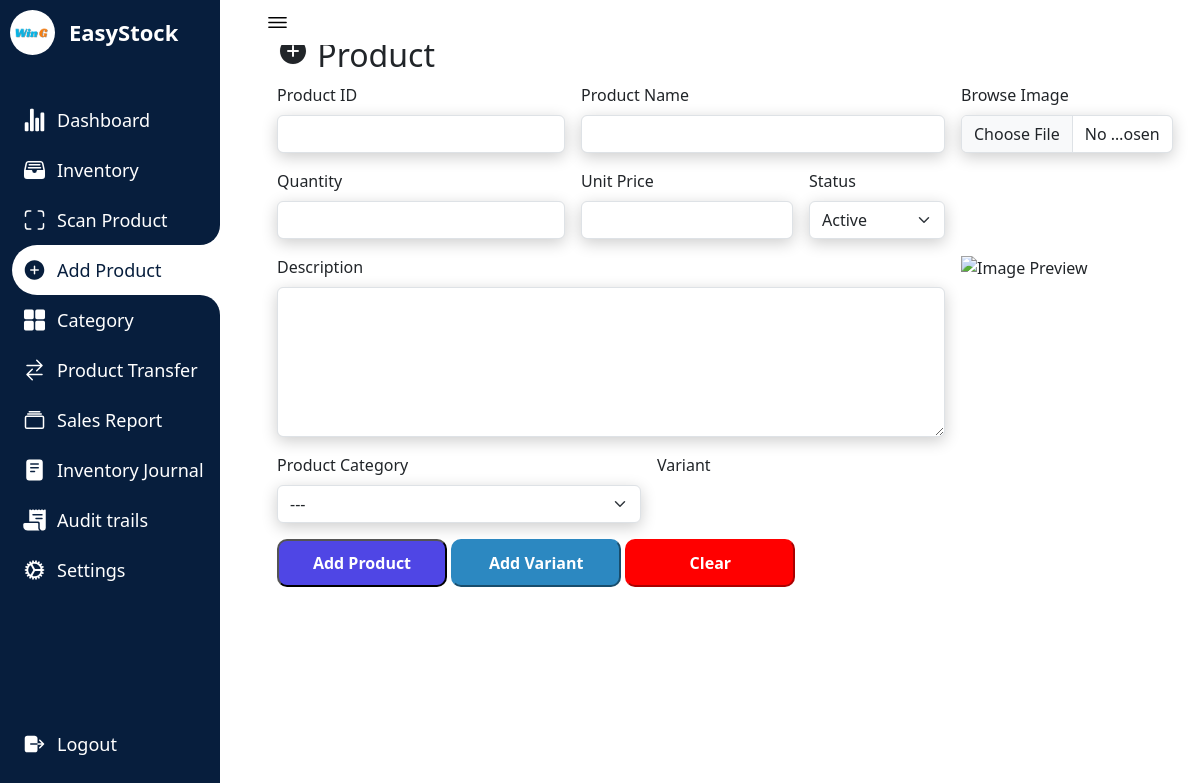
Screenshot of /Product.php (signed in) with the database file from the repository.
### tables this page shows
CREATE TABLE `companyprofile` (
  `id` int(11) NOT NULL,
  `name` varchar(250) NOT NULL,
  `profilepicture` varchar(1000) DEFAULT NULL
);

### Product.php (the view, shortened to what this page needs)
<?php
require_once "config.php";
$companyId = 1;
$query = "SELECT * FROM companyprofile WHERE id = ?";
$stmt = mysqli_prepare($conn, $query);
mysqli_stmt_bind_param($stmt, "i", $companyId);
mysqli_stmt_execute($stmt);
$result = mysqli_stmt_get_result($stmt);
$companyProfile = mysqli_fetch_assoc($result);
$companyProfileImagePath = $companyProfile['profilepicture'];
$companyName = $companyProfile['name'];
?>
<!DOCTYPE html>
<html lang="en">
<head>
    <link rel="stylesheet" href="testin3.css">
    <link href="https://cdn.jsdelivr.net/npm/bootstrap@5.3.1/dist/css/bootstrap.min.css" rel="stylesheet">
    <link href="https://cdn.jsdelivr.net/npm/bootstrap-icons@1.15.0/font/bootstrap-icons.css" rel="stylesheet">
</head>
<body>
<nav>
<div class="logo">
<div class="logo-image">
    <?php
    if (!empty($companyProfileImagePath)) {
        echo '<img src="' . $companyProfileImagePath . '" alt="Company Logo" class="logoimage">';
    } else {
        echo '<img src="path/to/placeholder/image.jpg" alt="No Image" style="">';
    }
    ?>
</div>
    <div class="logo-name">
    <?php echo $companyName; ?>
    </div>
</div>
        <div class="menu-items">
            <ul class="navLinks">
            <li class="navList">
    <a href="Dashboard.php">
    <ion-icon name="stats-chart"></ion-icon>
        <span class="links">Dashboard</span>
    </a>
</li>
<li class="navList">
    <a href="Inventory.php">
        <ion-icon name="file-tray-full"></ion-icon>
        <span class="links">Inventory</span>
    </a>
</li>
<li class="navList">
    <a href="pro1.php">
        <ion-icon name="scan-outline"></ion-icon>
        <span class="links">Scan Product</span>
    </a>
</li>
<li class="navList active">
    <a href="Product.php">
        <ion-icon name="add-circle"></ion-icon>
        <span class="links">Add Product</span>
    </a>
</li>
    <li class="navList">
        <a href="Category.php">
            <ion-icon name="grid"></ion-icon>
            <span class="links">Category</span>
        </a>
    </li>
    <li class="navList">
        <a href="Order.php">
        <ion-icon name="swap-horizontal"></ion-icon>
            <span class="links">Product Transfer</span>
        </a>
    </li>
    <li class="navList">
        <a href="Order.php">
        <ion-icon name="albums-outline"></ion-icon>
            <span class="links">Sales Report</span>
        </a>
    </li>
    <?php if (isset($_SESSION['role']) && $_SESSION['role'] === 'admin'): ?>
    <li class="navList">
        <a href="Reports.php">
            <ion-icon name="reader"></ion-icon>
            <span class="links">Inventory Journal</span>
        </a>
    </li>
    <li class="navList">
        <a href="audittrails.php">
        <ion-icon name="receipt"></ion-icon>
            <span class="links">Audit trails</span>
        </a>
    </li>
    <li class="navList">
        <a href="Settings.php">
            <ion-icon name="cog"></ion-icon>
            <span class="links">Settings</span>
        </a>
    </li>
<?php endif; ?>
            </ul>
            <ul class="bottom-link">
                <li>
                <a href="logout.php">
                    <ion-icon name="log-out"></ion-icon>
                    <span class="links">Logout</span>
                </a>
                </li>
        </div>
    </nav>
    <section class="dashboard">
        <div class="top">
            <ion-icon class="navToggle" name="menu-outline"></ion-icon>
        </div>
        <div class="content-wrapper">
        <div class="container">
            <div class="row">
                <div class="col-lg-12 col-offset-2">
                    <div class="page-header">
                        <h2><ion-icon name="add-circle"></ion-icon> Product</h2>
                    <form class="row g-3" method="POST" enctype="multipart/form-data" id="productForm">
    <div class="col-md-4">
        <div style="display:flex;">
        <label for="product_id" class="form-label">Product ID</label>
        </div>
        <input type="text" name="product_id" id="product_id" class="form-control" required="" maxlength="8" >
    </div>
    <div class="col-md-5">
    <div style="display:flex;">
        <label for="product_name" class="form-label">Product Name</label>
        </div>
        <input type="text" name="product_name" id="product_name" class="form-control" required="" placeholder="" maxlength="28">
    </div>
    <div class="col-md-3">
        <label for="image" class="form-label">Browse Image</label>
        <input type="file" name="image" class="form-control" onchange="previewImage(event)" required="" accept="image/*" />
    </div>
    <div class="col-md-4">
    <div style="display:flex;">
        <label for="quantity" class="form-label">Quantity</label>
        </div>
        <input type="number" name="quantity" id="quantity" class="form-control" required="" placeholder="">
    </div>
    <div class="col-md-3">
    <div style="display:flex;">
        <label for="unit_price" class="form-label">Unit Price</label>
        </div>
        <input type="number" name="unit_price" id="unit_price" class="form-control" required="" placeholder="">
    </div>
    <div class="col-md-2">
        <label for="status" class="form-label">Status</label>
        <select name="status" id="status" class="form-select">
            <option selected>Active</option>
        </select>
    </div>
    <div class="col-md-9">
    <div style="display:flex;">
        <label for="description" class="form-label">Description</label>
        </div>
        <textarea name="description" id="description" class="form-control" style="height: 150px" required="" placeholder=""></textarea>
    </div>
    <div class="col-md-3">
        <img id="imagePreview" alt="Image Preview" style="width:300px; height: 183px;">
    </div>
    <div class="col-md-5">
    <div style="display:flex;">
        <label for="product_category" id="productcategory" class="form-label">Product Category</label>
        </div>
        <select name="category" id="category" class="form-select" required="" placeholder="">
        <option value="">---</option>
    </select>
    </div>
     <div class="col-md-4">
        <label for="variant" class="form-label">Variant</label>
    </div>
    <div class="col-md-12">
        <button type="submit" name="addproduct" class="allButton" >
            <b>Add Product</b></button>
            <button type="button" class="allButton" onclick="toggleVariantInput()" style="background-color:#2C88C1; border-color:#2C88C1;">
            <b>Add Variant</b>
        </button>
            <button type="button" class="allButton" onclick="clearForm()" style="background-color:red; border-color:red;">
            <b>Clear</b>
        </button>
    </div>
</form>
                </div>
            </div>
        </div>
</div>
    </section>
</body>
</html>

### testin3.css (style rules this page uses)
* { margin: 0; padding: 0; box-sizing: border-box; }
:root { --primary-color:#071e3d; --nav-color: #071e3d; --dash-color: #fff; --logo-color: #fff; --text-color: #000; --text-color-light: #333; --white: #fff; --border-color: #ccc; --toggle-color: #fff; --title-icon-color: #fff; --time-03: all 0.3s linear; --time-02: all 0.2s linear; }
body { width: 100%; min-height: 100vh; background-color: var(--dash-color); font-family: 'Poppins', sans-serif; }
nav { position: fixed; top: 0; left: 0; height: 100%; width: 220px; background-color: var(--nav-color); padding: 10px 0 10px 10px; transition: var(--time-03); }
nav .logo { display: flex; align-items: center; }
.logoimage { border-radius:50%; }
nav .logo-image { width: 45px; height: 45px; border-radius: 50%; }
nav .logo-image img { width: 45px; height: 45px; object-fit: cover; }
nav .logo .logo-name { font-size: 22px; font-weight: 600; color: var(--logo-color); margin-left: 14px; white-space: nowrap; transition: var(--time-02); }
nav .menu-items { margin-top: 40px; display: flex; flex-direction: column; height: calc(100% - 90px); justify-content: space-between; }
nav .menu-items li { list-style: none; }
nav .menu-items li a { display: flex; align-items: center; margin-left:-30px; height: 50px; text-decoration: none; }
nav .menu-items li.active a { border-top-left-radius: 25px; border-bottom-left-radius: 25px; position: relative; }
nav .menu-items li a ion-icon { color: var(--white); font-size: 24px; min-width: 45px; }
nav .menu-items li a .links { font-size: 18px; color: var(--white); transition: var(--time-02); }
nav .menu-items li.active a { background-color: var(--dash-color); }
nav .menu-items li.active a:before { content: ''; position: absolute; width: 40px; height: 40px; right: 0; top: -40px; border-radius: 50%; box-shadow: 20px 20px var(--dash-color); pointer-events: none; }
nav .menu-items li.active a:after { content: ''; position: absolute; width: 40px; height: 40px; right: 0; bottom: -40px; border-radius: 50%; box-shadow: 20px -20px var(--dash-color); pointer-events: none; }
nav .menu-items li.active a .links { color: var(--primary-color); }
nav .menu-items li.active a ion-icon { color: var(--primary-color); }
.dashboard { position: relative; left: 250px; width: calc(100% - 250px); min-height: 100vh; background-color: var(--dash-color); padding: 10px 15px; transition: var(--time-03); }
.dashboard .top { position: fixed; background-color: var(--dash-color); display: flex; justify-content: space-between; align-items: center; left: 250px; top: 0; padding: 10px 15px; width: calc(100% - 250px); transition: var(--time-03); z-index: 100; }
.dashboard .top .navToggle { font-size: 25px; color: var(--text-color); cursor: pointer; }
.container { padding:1%; background-color: white; margin-top:5%; transition: border-radius 0.5s cubic-bezier(0.175, 0.885, 0.32, 1.275); }
.content-wrapper { margin-top:-30px; }
.dashboard .content-wrapper { top: 0; transition: var(--time-03); }
input { box-shadow: 0 4px 16px rgba(0, 0, 0, 0.2); }
select { box-shadow: 0 4px 16px rgba(0, 0, 0, 0.2); }
textarea { box-shadow: 0 4px 16px rgba(0, 0, 0, 0.2); }
.allButton { display: inline-block; padding: 10px 20px; text-decoration: none; color: #fff; background-color:#4F46E5; border-radius:10px; width:170px; text-align:center; font-weight: bold; }

### rows the page displays
companyprofile: profilepicture (picture), name "EasyStock"
